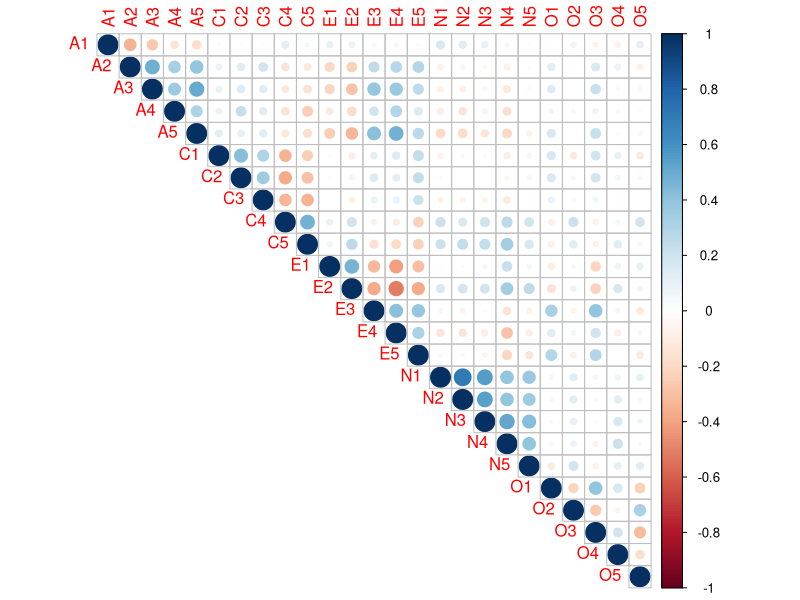
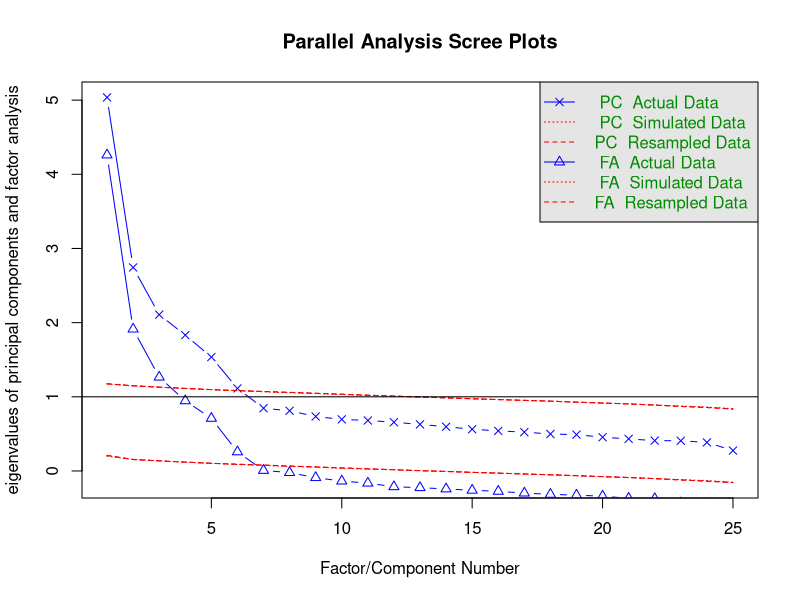

Generate these figures, in order, with R:
# PSGE 7711
# Exploratory Factor Analysis (EFA) with BFI data


### 
# (1) Installing or Loading Required Packages
# install.packages("psych")
library(psych)
# install.packages("lavaan")
library(lavaan)
# Useful tutorial for conducting CFA in lavaan package: https://lavaan.ugent.be/tutorial/cfa.html
# install.packages("corrplot")
library(corrplot)
# Useful for creating a visual plot of correlations

### 
# (2) Load and Subset only the Survey Data
# For this activity, we'll be using the Big Five Inventory (BFI) data available in the psych package.
# Here are some details about this dataset: https://www.rdocumentation.org/packages/psych/versions/2.2.5/topics/bfi
# Note that some items are nregatively keyed, so before we caluclate total/mean scale scores, 
# we need to find out which ones must be revser coded.

# This function allows us to access the BFI data from the psych package:
## we are only interested in the first 25 columns so we're going to subset just those
bfi_data <- as.data.frame(psych::bfi)[c(1:25)]


### 
# (3) Check over and inspect the data file
str(bfi_data)
head(bfi_data)
nrow(bfi_data)



### 
# (4) Calculate a marrix of the pairwise correlations between items
correlations <- cor(bfi_data, use = "pairwise.complete.obs")

# creating a corrplot
corrplot(cor(bfi_data, use = "pairwise.complete.obs"), 
         order = "original", 
         type = "upper")


###
# (5) Conduct parallel analysis to produce a scree plot and determine the approximate number of factors/components
fa.parallel(bfi_data)


###
# (6) EFA with 3 factor solution
bfi_efa3 <- fa(bfi_data, 
                   nfactors = 3, 
                   rotate = "oblimin") # oblimin is an oblique rotation that assumes factors are correlated

summary(bfi_efa3)
print(bfi_efa3$loadings, cutoff = 0.3) # we are setting a cut-off of .3 which means that any loadings below that value won't be printed

## Notice that all of the loadings for the "open-mindedness" items are below .3.
## This might not be a good solution since it seems that this dimension in particular has a lot of complex/cross-loadings.



###
# (7) EFA with 4 factor solution
bfi_efa4 <- fa(bfi_data, 
               nfactors = 4, 
               rotate = "oblimin") # oblimin is an oblique rotation that assumes factors are correlated

summary(bfi_efa4)
print(bfi_efa4$loadings, cutoff = 0.3) # we are setting a cut-off of .3 which means that any loadings below that value won't be printed

## Notice that some items do not appear to load on any factors (e.g., A1).
## Notice also that the "agreeableness" and "extraversion" items appear to load on the same factor.


###
# (8) EFA with 5 factor solution
bfi_efa5 <- fa(bfi_data, 
               nfactors = 5, 
               rotate = "oblimin") # oblimin is an oblique rotation that assumes factors are correlated

summary(bfi_efa5)
print(bfi_efa5$loadings, cutoff = 0.3) # we are setting a cut-off of .3 which means that any loadings below that value won't be printed

## Our solution is a bit more interpretable, but we still have some complex/cross-loadings (e.g., N4, O4).
## It might be worth looking into these items a little further. 


###
# (9) EFA with 6 factor solution
bfi_efa6 <- fa(bfi_data, 
               nfactors = 6, 
               rotate = "oblimin") # oblimin is an oblique rotation that assumes factors are correlated

summary(bfi_efa6)
print(bfi_efa6$loadings, cutoff = 0.3) # we are setting a cut-off of .3 which means that any loadings below that value won't be printed

## The number of complex/cross-loadings gets even worse with the 6 factor solution.


## With this data and the EFAs we've produced, it seems that is reason to support either a 4 or 5 factor solution.
